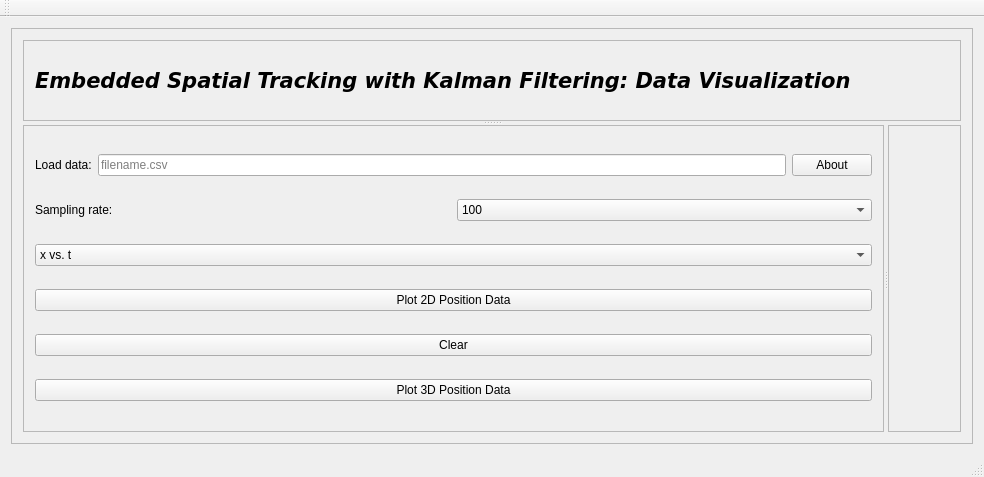
<?xml version="1.0" encoding="UTF-8"?>
<ui version="4.0">
 <class>EEA_Data_Vis</class>
 <widget class="QMainWindow" name="EEA_Data_Vis">
  <property name="geometry">
   <rect>
    <x>0</x>
    <y>0</y>
    <width>984</width>
    <height>477</height>
   </rect>
  </property>
  <property name="windowTitle">
   <string>EEA_Data_Vis</string>
  </property>
  <widget class="QWidget" name="centralWidget">
   <layout class="QGridLayout" name="gridLayout">
    <item row="0" column="0">
     <widget class="QFrame" name="frame">
      <property name="frameShape">
       <enum>QFrame::StyledPanel</enum>
      </property>
      <property name="frameShadow">
       <enum>QFrame::Raised</enum>
      </property>
      <layout class="QGridLayout" name="gridLayout_3">
       <item row="0" column="0">
        <widget class="QSplitter" name="splitter_2">
         <property name="orientation">
          <enum>Qt::Vertical</enum>
         </property>
         <widget class="QFrame" name="frame_5">
          <property name="frameShape">
           <enum>QFrame::StyledPanel</enum>
          </property>
          <property name="frameShadow">
           <enum>QFrame::Raised</enum>
          </property>
          <layout class="QGridLayout" name="gridLayout_4">
           <item row="0" column="0">
            <widget class="QLabel" name="label_3">
             <property name="font">
              <font>
               <family>DejaVu Sans</family>
               <pointsize>16</pointsize>
               <weight>75</weight>
               <italic>true</italic>
               <bold>true</bold>
              </font>
             </property>
             <property name="text">
              <string>Embedded Spatial Tracking with Kalman Filtering: Data Visualization</string>
             </property>
            </widget>
           </item>
          </layout>
         </widget>
         <widget class="QSplitter" name="splitter">
          <property name="orientation">
           <enum>Qt::Horizontal</enum>
          </property>
          <widget class="QFrame" name="frame_4">
           <property name="frameShape">
            <enum>QFrame::StyledPanel</enum>
           </property>
           <property name="frameShadow">
            <enum>QFrame::Raised</enum>
           </property>
           <layout class="QGridLayout" name="gridLayout_2">
            <item row="0" column="0">
             <layout class="QHBoxLayout" name="horizontalLayout_5">
              <item>
               <widget class="QLabel" name="label">
                <property name="text">
                 <string>Load data:</string>
                </property>
               </widget>
              </item>
              <item>
               <widget class="QLineEdit" name="lineEdit">
                <property name="placeholderText">
                 <string>filename.csv</string>
                </property>
               </widget>
              </item>
              <item>
               <widget class="QPushButton" name="pushButton_4">
                <property name="text">
                 <string>About</string>
                </property>
               </widget>
              </item>
             </layout>
            </item>
            <item row="1" column="0">
             <layout class="QHBoxLayout" name="horizontalLayout_2">
              <item>
               <widget class="QLabel" name="label_2">
                <property name="text">
                 <string>Sampling rate:</string>
                </property>
               </widget>
              </item>
              <item>
               <widget class="QComboBox" name="comboBox_2">
                <item>
                 <property name="text">
                  <string>100</string>
                 </property>
                </item>
                <item>
                 <property name="text">
                  <string>200</string>
                 </property>
                </item>
                <item>
                 <property name="text">
                  <string>400</string>
                 </property>
                </item>
                <item>
                 <property name="text">
                  <string>800</string>
                 </property>
                </item>
                <item>
                 <property name="text">
                  <string>1600</string>
                 </property>
                </item>
                <item>
                 <property name="text">
                  <string>3200</string>
                 </property>
                </item>
               </widget>
              </item>
             </layout>
            </item>
            <item row="2" column="0">
             <widget class="QComboBox" name="comboBox">
              <item>
               <property name="text">
                <string>x vs. t</string>
               </property>
              </item>
              <item>
               <property name="text">
                <string>y vs. t</string>
               </property>
              </item>
              <item>
               <property name="text">
                <string>z vs. t</string>
               </property>
              </item>
             </widget>
            </item>
            <item row="3" column="0">
             <widget class="QPushButton" name="pushButton_2">
              <property name="text">
               <string>Plot 2D Position Data</string>
              </property>
             </widget>
            </item>
            <item row="4" column="0">
             <widget class="QPushButton" name="pushButton_3">
              <property name="text">
               <string>Clear</string>
              </property>
             </widget>
            </item>
            <item row="5" column="0">
             <widget class="QPushButton" name="pushButton">
              <property name="text">
               <string>Plot 3D Position Data</string>
              </property>
             </widget>
            </item>
           </layout>
          </widget>
          <widget class="QFrame" name="frame_2">
           <property name="frameShape">
            <enum>QFrame::StyledPanel</enum>
           </property>
           <property name="frameShadow">
            <enum>QFrame::Raised</enum>
           </property>
           <layout class="QHBoxLayout" name="horizontalLayout">
            <item>
             <widget class="QCustomPlot" name="customPlot" native="true"/>
            </item>
           </layout>
          </widget>
         </widget>
        </widget>
       </item>
      </layout>
     </widget>
    </item>
   </layout>
  </widget>
  <widget class="QMenuBar" name="menuBar">
   <property name="geometry">
    <rect>
     <x>0</x>
     <y>0</y>
     <width>984</width>
     <height>20</height>
    </rect>
   </property>
  </widget>
  <widget class="QToolBar" name="mainToolBar">
   <attribute name="toolBarArea">
    <enum>TopToolBarArea</enum>
   </attribute>
   <attribute name="toolBarBreak">
    <bool>false</bool>
   </attribute>
  </widget>
  <widget class="QStatusBar" name="statusBar"/>
 </widget>
 <layoutdefault spacing="6" margin="11"/>
 <customwidgets>
  <customwidget>
   <class>QCustomPlot</class>
   <extends>QWidget</extends>
   <header>qcustomplot.h</header>
   <container>1</container>
  </customwidget>
 </customwidgets>
 <resources/>
 <connections/>
</ui>
